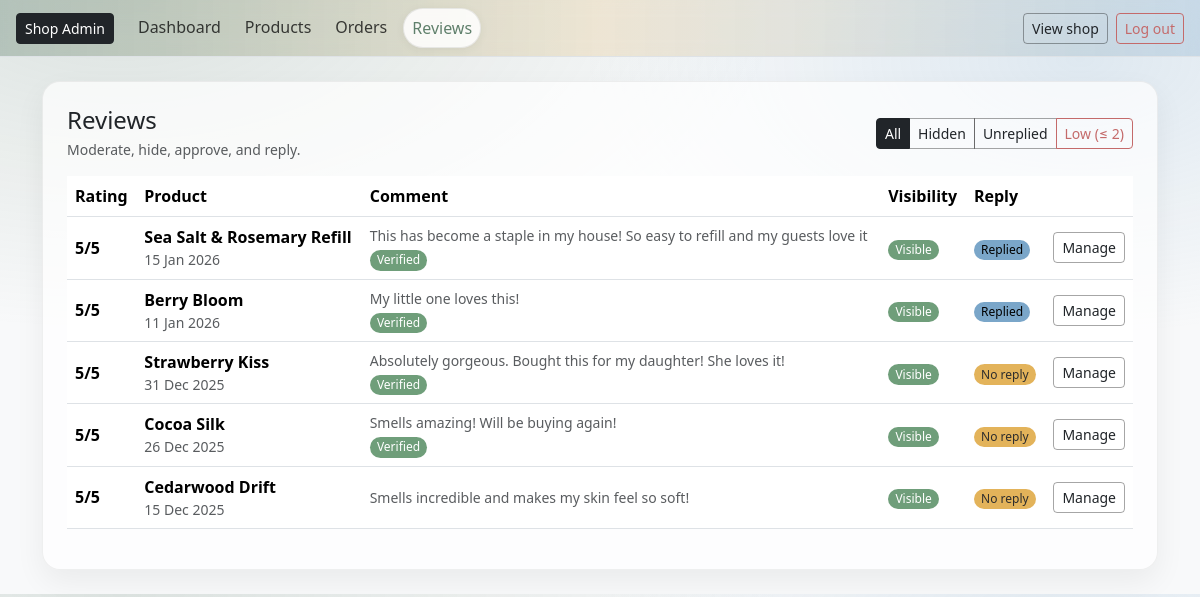
The app's page /owner/reviews/ (signed in) with its own data.
### reviews/models.py (models this page shows, shortened)
class Review(models.Model):
    user = models.ForeignKey(settings.AUTH_USER_MODEL, on_delete=models.CASCADE)
    product = models.ForeignKey(Product, on_delete=models.CASCADE, related_name="reviews")
    rating = models.PositiveSmallIntegerField()
    comment = models.TextField(blank=True)
    created_at = models.DateTimeField(auto_now_add=True)
    verified_purchase = models.BooleanField(default=False)
    order = models.ForeignKey(Order, null=True, blank=True, on_delete=models.SET_NULL)
    is_approved = models.BooleanField(default=False)
    owner_reply = models.TextField(blank=True)
    owner_replied_at = models.DateTimeField(null=True, blank=True)
    updated_at = models.DateTimeField(auto_now=True)
    class Meta:
        unique_together = ("user", "product")
        ordering = ["-created_at"]

### catalog/models.py (models this page shows, shortened)
class Product(models.Model):
    title = models.CharField(max_length=160)
    slug = models.SlugField(max_length=180, unique=True, blank=True)
    description = models.TextField(blank=True)
    scent = models.CharField(max_length=50, help_text="e.g. Lavender, Citrus")
    weight_g = models.PositiveIntegerField(help_text="Net weight in grams")
    price = models.DecimalField(max_digits=6, decimal_places=2)
    stock_qty = models.PositiveIntegerField(default=0)
    active = models.BooleanField(default=True)
    created_at = models.DateTimeField(auto_now_add=True)
    tags = models.CharField(
        max_length=250,
        blank=True,
        help_text="Comma-separated tags, e.g. winter, woody, refillable"
    )
    class Meta:
        ordering = ["title"]

### owner/views.py (the view)
# urls.py: path("reviews/", views.owner_reviews, name="owner_reviews"),
@staff_member_required
def owner_reviews(request):
    qs = Review.objects.select_related("product", "user").order_by("-created_at")
    status = request.GET.get("status", "all")
    if status == "pending":
        qs = qs.filter(is_approved=False)
    elif status == "low":
        qs = qs.filter(rating__lte=LOW_RATING_THRESHOLD)
    elif status == "unreplied":
        qs = qs.filter(Q(owner_reply="") | Q(owner_reply__isnull=True))
    return render(request, "owner/reviews.html", {
        "reviews": qs,
        "status": status,
        "low_threshold": LOW_RATING_THRESHOLD,
    })

### cart/context_processors.py (called while the page is built)
def cart_count(request):
    cart = get_or_create_cart(request)
    try:
        count = sum(i.qty for i in cart.items.all())
    except Exception:
        count = 0
    return {"cart_count": count}

### cart/utils.py (called while the page is built)
def get_or_create_cart(request):
    if not request.session.session_key:
        request.session.create()
    request.session.set_expiry(60 * 60 * 24 * 14)
    session_key = request.session.session_key
    if request.user.is_authenticated:
        cart, created = Cart.objects.get_or_create(
            user=request.user,
            defaults={"session_key": session_key},
        )
        if not cart.session_key:
            cart.session_key = session_key
            cart.save(update_fields=["session_key"])
        return cart
    cart, _ = Cart.objects.get_or_create(user=None, session_key=session_key)
    return cart

### owner/templates/owner/reviews.html (shortened to what this page needs)
{% extends "owner/base_owner.html" %}
{% block content %}
<div class="d-flex flex-wrap justify-content-between align-items-center gap-2 mb-3">
  <div>
    <h1 class="h4 mb-1">Reviews</h1>
    <div class="text-muted small">Moderate, hide, approve, and reply.</div>
  </div>
  <div class="btn-group">
    <a class="btn btn-sm btn-outline-dark {% if status == 'all' %}active{% endif %}" href="?status=all">All</a>
    <a class="btn btn-sm btn-outline-dark {% if status == 'pending' %}active{% endif %}" href="?status=pending">Hidden</a>
    <a class="btn btn-sm btn-outline-dark {% if status == 'unreplied' %}active{% endif %}" href="?status=unreplied">Unreplied</a>
    <a class="btn btn-sm btn-outline-danger {% if status == 'low' %}active{% endif %}" href="?status=low">
      Low (≤ {{ low_threshold }})
    </a>
  </div>
</div>
<div class="table-responsive">
  <table class="table align-middle">
    <thead>
      <tr>
        <th>Rating</th>
        <th>Product</th>
        <th>Comment</th>
        <th>Visibility</th>
        <th>Reply</th>
        <th class="text-end"></th>
      </tr>
    </thead>
    <tbody>
      {% for r in reviews %}
      <tr class="{% if r.rating <= low_threshold %}table-warning{% endif %}">
        <td>
          <span class="fw-semibold">{{ r.rating }}/5</span>
        </td>
        <td>
          <div class="fw-semibold">{{ r.product.title }}</div>
          <div class="small text-muted">{{ r.created_at|date:"d M Y" }}</div>
        </td>
        <td style="min-width: 320px;">
          <div class="text-muted small">{{ r.comment|default:"(No comment)"|truncatechars:120 }}</div>
          {% if r.verified_purchase %}
            <span class="badge text-bg-success mt-1">Verified</span>
          {% endif %}
        </td>
        <td>
          {% if r.is_approved %}
            <span class="badge text-bg-success">Visible</span>
          {% else %}
            <span class="badge text-bg-secondary">Hidden</span>
          {% endif %}
        </td>
        <td>
          {% if r.owner_reply %}
            <span class="badge text-bg-info">Replied</span>
          {% else %}
            <span class="badge text-bg-warning">No reply</span>
          {% endif %}
        </td>
        <td class="text-end">
          <a class="btn btn-sm btn-outline-dark" href="{% url 'owner:owner_review_detail' r.pk %}">Manage</a>
        </td>
      </tr>
      {% empty %}
      <tr><td colspan="6" class="text-center text-muted py-4">No reviews found.</td></tr>
      {% endfor %}
    </tbody>
  </table>
</div>
{% endblock %}

### staticfiles/css/base-admin.css (style rules this page uses)
:root { --bb-primary: #5f7f6b; --bb-secondary: #8f8a83; --bb-success: #6f9e7a; --bb-warning: #e3b35a; --bb-danger: #c46a6a; --bb-info: #7aa6c9; --bb-bg-soft: rgba(255, 255, 255, .85); --bb-border-soft: rgba(0, 0, 0, .08); --bb-shadow-soft: 0 12px 30px rgba(0, 0, 0, .06); }
body.bb-admin { background: radial-gradient(1200px 600px at 10% 0%, rgba(95, 127, 107, .18), transparent 55%), radial-gradient(900px 500px at 90% 10%, rgba(122, 166, 201, .20), transparent 55%), #f8f9fa; }
.btn-outline-danger { border-color: var(--bb-danger); color: var(--bb-danger); }
.btn-outline-dark { border-color: rgba(0, 0, 0, .35); }
.badge { border-radius: 999px; font-weight: 500; padding: .35em .6em; }
.text-bg-success { background-color: var(--bb-success) !important; }
.text-bg-warning { background-color: var(--bb-warning) !important; color: #2d2d2d !important; }
.text-bg-info { background-color: var(--bb-info) !important; }

### records on screen
Review: rating "5", product "Sea Salt & Rosemary Refill", created_at "15 Jan 2026", comment "This has become a staple in my house! So easy to refill and my guests love it", verified_purchase "Verified", is_approved "Visible", shows "Replied"
Review: rating "5", product "Berry Bloom", created_at "11 Jan 2026", comment "My little one loves this!", verified_purchase "Verified", is_approved "Visible", shows "Replied"
Review: rating "5", product "Strawberry Kiss", created_at "31 Dec 2025", comment "Absolutely gorgeous. Bought this for my daughter! She loves it!", verified_purchase "Verified", is_approved "Visible", owner_reply "No reply"
Review: rating "5", product "Cocoa Silk", created_at "26 Dec 2025", comment "Smells amazing! Will be buying again!", verified_purchase "Verified", is_approved "Visible", owner_reply "No reply"
Review: rating "5", product "Cedarwood Drift", created_at "15 Dec 2025", comment "Smells incredible and makes my skin feel so soft!", is_approved "Visible", owner_reply "No reply"

### other values on screen
{{ low_threshold }} "2"
